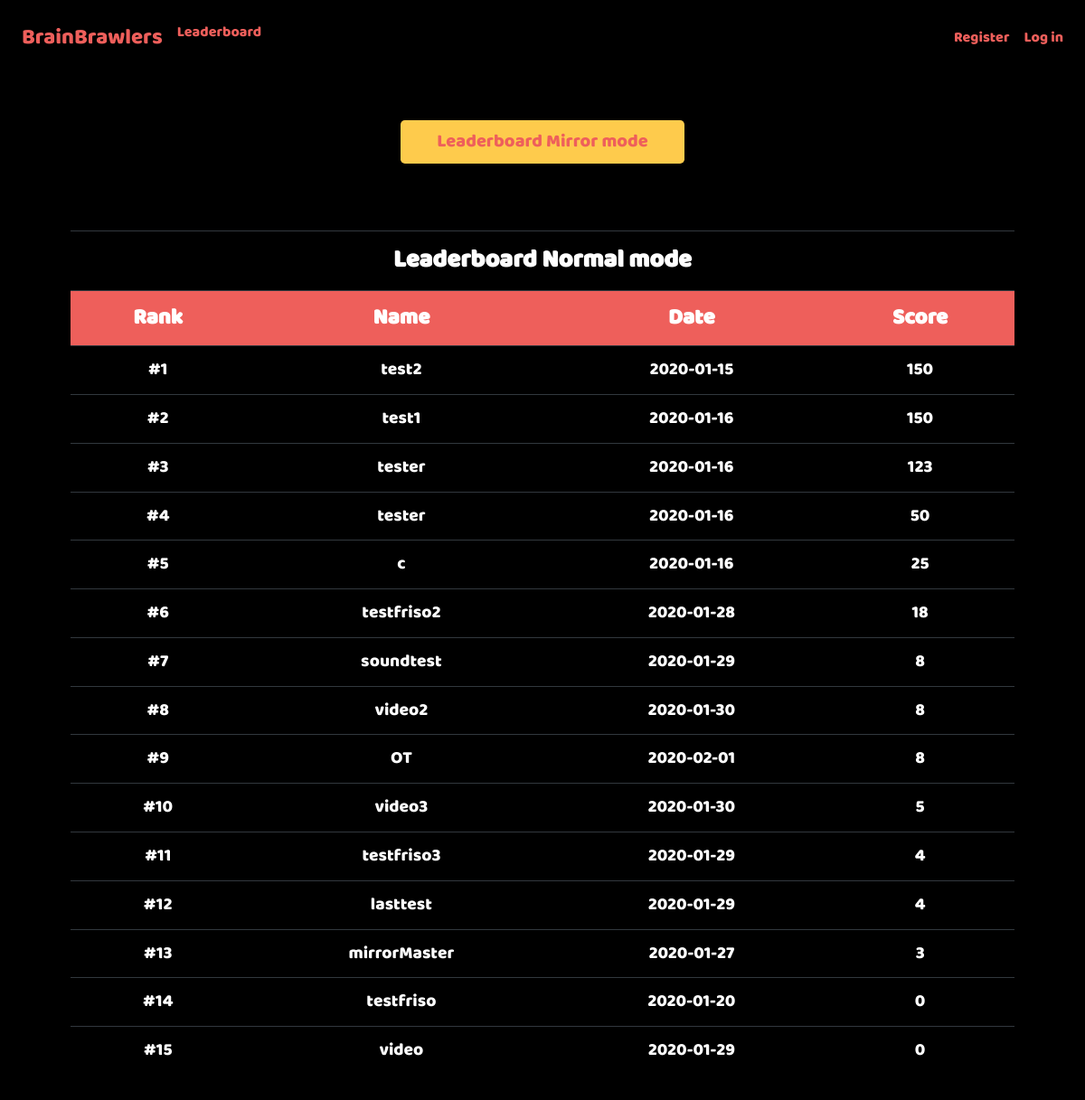
The app's page /leaderboard with its own data.
### tables this page shows
CREATE TABLE 'users' ('id' integer PRIMARY KEY AUTOINCREMENT NOT NULL, 'username' text NOT NULL, 'hash' text NOT NULL, 'highscore' integer NOT NULL, 'date'  date NOT NULL DEFAULT CURRENT_DATE  , 'highscore_mirror' integer);

### application.py (the view)
@app.route("/leaderboard")
def leaderboard():
    highscores = get_db(["*"], "users", None, None, ["highscore DESC", "date"])
    highscores = [(i+1, highscores[i]) for i in range(len(highscores))]
    if len(highscores) > 50:
        highscores = [(i, highscores[i]) for i in range(1, 51)]
    return render_template("game/leaderboard.html", highscores=highscores)

### application.py (called while the page is built)
@app.after_request
def after_request(response):
    response.headers["Cache-Control"] = "no-cache, no-store, must-revalidate"
    response.headers["Expires"] = 0
    response.headers["Pragma"] = "no-cache"
    return response

### helpers.py (called while the page is built)
def get_db(items, table, key, value, order=None):
    string = "SELECT "
    if order == "friends":
        return db.execute("SELECT friendname FROM friends WHERE user_id= :user_id AND friendname= :friendname"
        , user_id=value[0], friendname=value[1])
    for item in items:
        if item != items[0]:
            string += ", "
        string += str(item)
    string += " FROM " + table
    if key != None and value != None:
        string += " WHERE " + key + "= :key"
    if order != None:
        string += " ORDER BY"
        for item in order:
           string += " " + item
           if item != order[-1]:
               string += ","
        string += ";"
    if key != None:
        return db.execute(string, key=str(value))
    return db.execute(string)

### templates/game/leaderboard.html (shortened to what this page needs)
{% extends "layout.html" %}
{% block css %}
<link href="{{ url_for('static', filename='css/index_style.css') }}" rel="stylesheet">
<link href="{{ url_for('static', filename='css/leaderboard.css') }}" rel="stylesheet">
{% endblock %}
{% block main %}
    <p>
        <br>
        <br>
    </p>
    <a href="/leaderboard_mirror"><button class="btn btn-lg" style="width:30%">Leaderboard Mirror mode</button></a>
    <p>
        <br>
        <br>
    </p>
    <table id=table class="table table-dark" style="width:100%">
        <tr>
            <th id="title" colspan="4">Leaderboard Normal mode</th>
        </tr>
        <tr>
            <th>Rank</th>
            <th>Name</th>
            <th>Date</th>
            <th>Score</th>
        </tr>
        <tr>
    {% for (rank, highscore) in highscores %}
            <td>#{{ rank }}</td>
            <td>{{ highscore.username }}</td>
            <td>{{ highscore.date }}</td>
            <td>{{ highscore.highscore }}</td>
        </tr>
    {% endfor %}
    </table>
{% endblock %}

### static/css/basic_style.css (style rules this page uses)
body { background-color: #000000; }
.btn { width: 150px; font-family: Baloo Regular, Baloo; text-align: center; color: #ee5f5b; background-color: #fecb4c; margin-top: 2%; margin-bottom: 1%; }

### static/css/index_style.css (style rules this page uses)
.btn { margin-left: 2%; margin-right: 2%; }

### static/css/leaderboard.css (style rules this page uses)
#table { margin-left:auto; margin-right:auto; color: white; font-family: Baloo Regular, Baloo; }
th { background-color: #ee5f5b; font-size: 150%; font-weight: bold; }
td { background-color: black; font-size: 120%; }
#title { background-color: black; font-size: 170%; }

### records on screen
users: rank "1", username "test2", date "2020-01-15", highscore "150"
users: rank "2", username "test1", date "2020-01-16", highscore "150"
users: rank "3", username "tester", date "2020-01-16", highscore "123"
users: rank "4", username "tester", date "2020-01-16", highscore "50"
users: rank "5", username "c", date "2020-01-16", highscore "25"
users: rank "6", username "testfriso2", date "2020-01-28", highscore "18"
users: rank "7", username "soundtest", date "2020-01-29", highscore "8"
users: highscore "8", username "video2", date "2020-01-30"
users: rank "9", username "OT", date "2020-02-01", highscore "8"
users: rank "10", username "video3", date "2020-01-30", highscore "5"
users: rank "11", username "testfriso3", date "2020-01-29", highscore "4"
users: rank "12", username "lasttest", date "2020-01-29", highscore "4"
users: rank "13", username "mirrorMaster", date "2020-01-27", highscore "3"
users: rank "14", username "testfriso", date "2020-01-20", highscore "0"
users: rank "15", username "video", date "2020-01-29", highscore "0"
